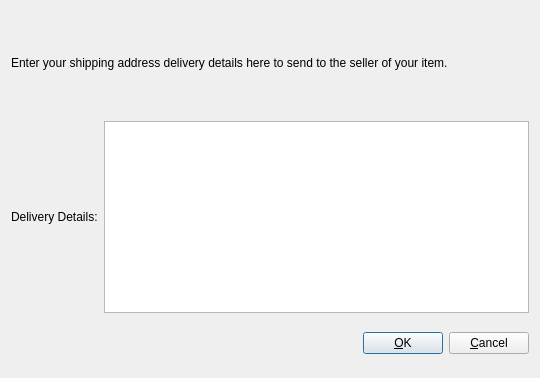
<?xml version="1.0" encoding="UTF-8"?>
<ui version="4.0">
 <class>DeliveryDetailsDialog</class>
 <widget class="QDialog" name="DeliveryDetailsDialog">
  <property name="geometry">
   <rect>
    <x>0</x>
    <y>0</y>
    <width>540</width>
    <height>378</height>
   </rect>
  </property>
  <property name="windowTitle">
   <string>Add/Edit SlingShot Node</string>
  </property>
  <property name="modal">
   <bool>true</bool>
  </property>
  <layout class="QVBoxLayout" name="verticalLayout">
   <item>
    <layout class="QVBoxLayout" name="verticalLayout_2">
     <property name="topMargin">
      <number>0</number>
     </property>
     <property name="bottomMargin">
      <number>0</number>
     </property>
     <item>
      <widget class="QLabel" name="label_3">
       <property name="sizePolicy">
        <sizepolicy hsizetype="Preferred" vsizetype="Expanding">
         <horstretch>0</horstretch>
         <verstretch>0</verstretch>
        </sizepolicy>
       </property>
       <property name="text">
        <string>&lt;html&gt;&lt;head/&gt;&lt;body&gt;&lt;p&gt;Enter your shipping address delivery details here to send to the seller of your item. &lt;/p&gt;&lt;/body&gt;&lt;/html&gt;</string>
       </property>
       <property name="wordWrap">
        <bool>true</bool>
       </property>
      </widget>
     </item>
     <item>
      <layout class="QHBoxLayout" name="horizontalLayout">
       <property name="bottomMargin">
        <number>0</number>
       </property>
       <item>
        <widget class="QLabel" name="label">
         <property name="text">
          <string>Delivery Details:</string>
         </property>
        </widget>
       </item>
       <item>
        <widget class="QPlainTextEdit" name="plainTextEdit"/>
       </item>
      </layout>
     </item>
     <item>
      <layout class="QHBoxLayout" name="horizontalLayout_2">
       <property name="bottomMargin">
        <number>0</number>
       </property>
      </layout>
     </item>
     <item>
      <layout class="QHBoxLayout" name="horizontalLayout_3">
       <property name="bottomMargin">
        <number>0</number>
       </property>
      </layout>
     </item>
    </layout>
   </item>
   <item>
    <layout class="QHBoxLayout" name="horizontalLayout_Buttons">
     <item>
      <spacer name="horizontalSpacer_1">
       <property name="orientation">
        <enum>Qt::Horizontal</enum>
       </property>
       <property name="sizeHint" stdset="0">
        <size>
         <width>40</width>
         <height>48</height>
        </size>
       </property>
      </spacer>
     </item>
     <item>
      <widget class="QLabel" name="statusLabel">
       <property name="font">
        <font>
         <weight>75</weight>
         <bold>true</bold>
        </font>
       </property>
       <property name="text">
        <string/>
       </property>
       <property name="textFormat">
        <enum>Qt::PlainText</enum>
       </property>
       <property name="wordWrap">
        <bool>true</bool>
       </property>
      </widget>
     </item>
     <item>
      <spacer name="horizontalSpacer_2">
       <property name="orientation">
        <enum>Qt::Horizontal</enum>
       </property>
       <property name="sizeHint" stdset="0">
        <size>
         <width>40</width>
         <height>48</height>
        </size>
       </property>
      </spacer>
     </item>
     <item>
      <widget class="QPushButton" name="okButton">
       <property name="text">
        <string>&amp;OK</string>
       </property>
      </widget>
     </item>
     <item>
      <widget class="QPushButton" name="cancelButton">
       <property name="text">
        <string>&amp;Cancel</string>
       </property>
       <property name="autoDefault">
        <bool>false</bool>
       </property>
      </widget>
     </item>
    </layout>
   </item>
  </layout>
 </widget>
 <resources/>
 <connections/>
</ui>
